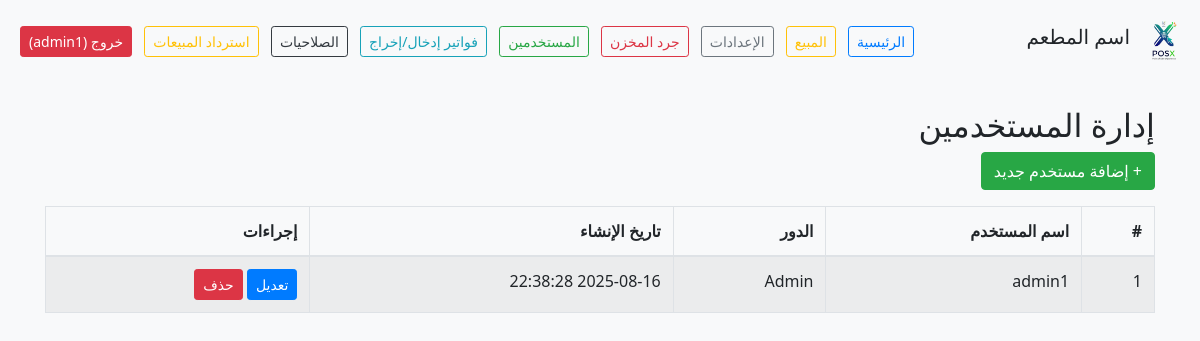
The page /public/users.php (signed in) on the database as committed earlier.
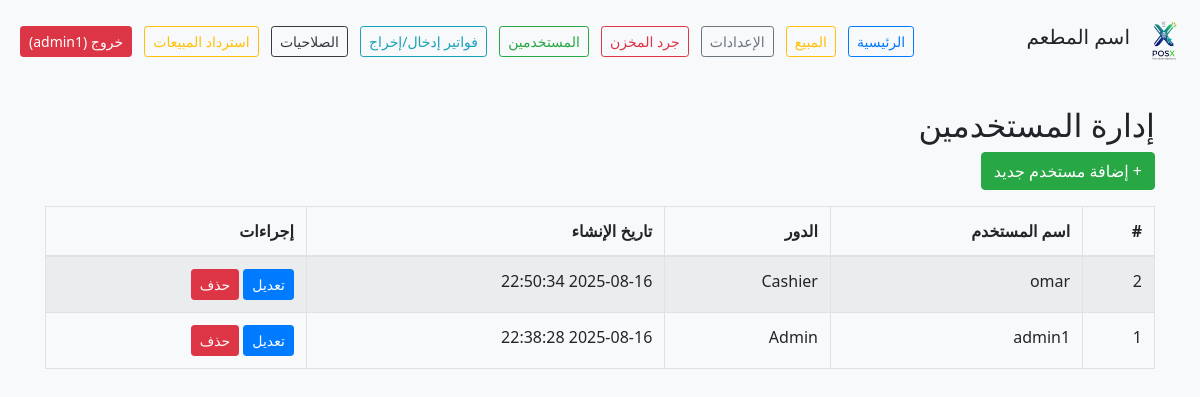
The same page on the database as committed later.
### tables this page shows
CREATE TABLE Users (
	id INTEGER PRIMARY KEY AUTOINCREMENT,
	username TEXT UNIQUE NOT NULL,
	password_hash TEXT NOT NULL,
	role TEXT NOT NULL,
	created_at DATETIME DEFAULT CURRENT_TIMESTAMP
);

### src/User.php (called while the page is built, shortened)
<?php
class User
{
    private PDO $db;
    public function __construct(PDO $db)
    {
        $this->db = $db;
    }
    public function all(): array
    {
        $stmt = $this->db->query('SELECT id, username, role, created_at FROM Users ORDER BY created_at DESC');
        return $stmt->fetchAll(PDO::FETCH_ASSOC);
    }
}

### public/users.php (the view, shortened to what this page needs)
<?php
require_once __DIR__ . '/../src/init.php';
require_once __DIR__ . '/../src/User.php';
$userModel = new User($db);
$users = $userModel->all();
?>
<?php include 'header.php'; ?>
<h2>إدارة المستخدمين</h2>
<a href="user_form.php" class="btn btn-success mb-3">+ إضافة مستخدم جديد</a>
<table class="table table-bordered table-striped">
  <thead>
    <tr>
      <th>#</th>
      <th>اسم المستخدم</th>
      <th>الدور</th>
      <th>تاريخ الإنشاء</th>
      <th>إجراءات</th>
    </tr>
  </thead>
  <tbody>
    <?php foreach ($users as $u): ?>
      <tr>
        <td><?= htmlspecialchars($u['id']) ?></td>
        <td><?= htmlspecialchars($u['username']) ?></td>
        <td><?= htmlspecialchars($u['role']) ?></td>
        <td><?= htmlspecialchars($u['created_at']) ?></td>
        <td>
          <a href="user_form.php?id=<?= $u['id'] ?>" class="btn btn-sm btn-primary">تعديل</a>
          <form action="user_delete.php?id=<?= $u['id'] ?>" method="post" style="display:inline" onsubmit="return confirm('هل أنت متأكد من حذف المستخدم؟');">
            <button type="submit" class="btn btn-sm btn-danger" data-auth="btn_delete_item">حذف</button>
          </form>
        </td>
      </tr>
    <?php endforeach; ?>
  </tbody>
</table>
</main>
</body>
</html>

Rows that differ between the two databases and show on the page:
added users: id "2", username "omar", role "Cashier", created_at "2025-08-16 22:50:34"
